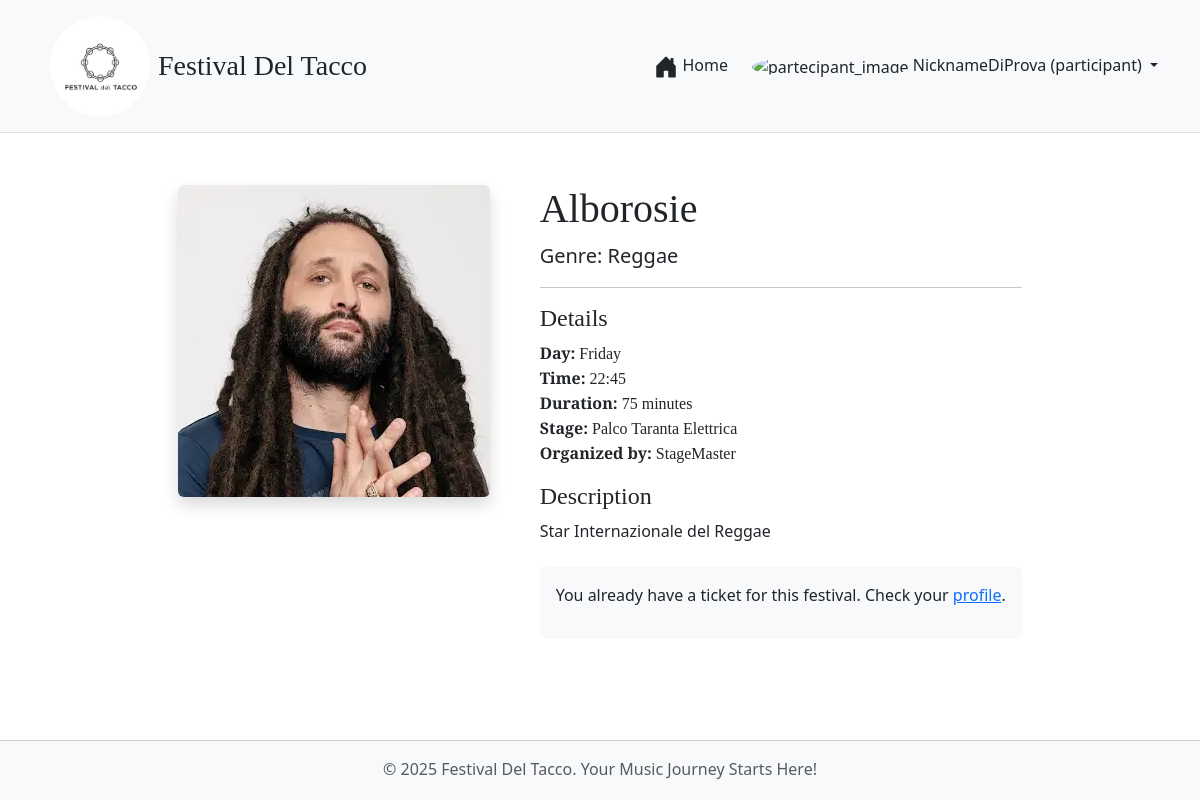
Page /performance/63 (signed in) on the committed database.
### tables this page shows
CREATE TABLE UTENTI (
            id INTEGER PRIMARY KEY AUTOINCREMENT,
            email TEXT UNIQUE NOT NULL,
            nickname TEXT NOT NULL,
            password_hash TEXT NOT NULL,
            role TEXT NOT NULL CHECK(role IN ('participant', 'organizer'))
        );

CREATE TABLE PERFORMANCE (
            id INTEGER PRIMARY KEY AUTOINCREMENT,
            artist_name TEXT NOT NULL UNIQUE,
            day TEXT NOT NULL,
            start_time TEXT NOT NULL, -- HH:MM format
            duration_minutes INTEGER NOT NULL,
            description TEXT,
            stage_name TEXT NOT NULL,
            genre TEXT,
            image_path TEXT,
            is_published INTEGER NOT NULL DEFAULT 0, -- 0 for False, 1 for True
            organizer_id INTEGER NOT NULL,
            FOREIGN KEY (organizer_id) REFERENCES UTENTI (id)
        );

### app.py (the view)
@app.route('/performance/<int:perf_id>')
def performance_detail(perf_id):
    performance = db.get_performance_by_id(perf_id)
    if not performance:
        abort(404)
    if not performance['is_published'] and ( not current_user.is_authenticated or current_user.role != 'organizer'):
         abort(404)
    can_buy_ticket = False
    if current_user.is_authenticated and current_user.role == 'participant':
        if not db.get_ticket_by_user_id(current_user.id):
            can_buy_ticket = True
    return render_template('performance_detail.html', performance=performance, can_buy_ticket=can_buy_ticket)

### app.py (called while the page is built)
@login_manager.user_loader
def load_user(user_id):
    user_data = db.get_user_by_id(int(user_id)) # search for the user in the database by ID
    if user_data:
        return User(id=user_data['id'], email=user_data['email'], nickname=user_data['nickname'], role=user_data['role'])
    return None

@app.context_processor
def inject_global_vars():
    user_has_ticket = False
    if current_user.is_authenticated and current_user.role == 'participant':
        if db.get_ticket_by_user_id(current_user.id):
            user_has_ticket = True
    return dict(
        FESTIVAL_DAYS=Config.FESTIVAL_DAYS,
        FESTIVAL_STAGES=Config.FESTIVAL_STAGES,
        TICKET_TYPES_CONFIG=Config.TICKET_TYPES,
        now=datetime.now().year,
        g_user_has_ticket=user_has_ticket
    )

### festival_dao.py (called while the page is built)
def get_db_connection():
    conn = sqlite3.connect(DATABASE_NAME)
    conn.row_factory = sqlite3.Row # Access columns by name
    return conn

def get_user_by_id(user_id):
    conn = get_db_connection()
    user = conn.execute("SELECT * FROM UTENTI WHERE id = ?", (user_id,)).fetchone()
    conn.close()
    return user

def get_performance_by_id(performance_id):
    conn = get_db_connection()
    performance = conn.execute("SELECT p.*, u.nickname as organizer_nickname FROM PERFORMANCE p JOIN UTENTI u ON p.organizer_id = u.id WHERE p.id = ?", (performance_id,)).fetchone()
    conn.close()
    return performance

def get_ticket_by_user_id(user_id):
    conn = get_db_connection()
    ticket = conn.execute("SELECT * FROM BIGLIETTI WHERE user_id = ?", (user_id,)).fetchone()
    conn.close()
    return ticket

### templates/performance_detail.html (shortened to what this page needs)
{% extends "base_festival.html" %}
{% block content %}
<div class="container mt-4">
    <div class="row">
        <div class="col-md-5">
            <img src="{{ url_for('static', filename=performance.image_path or 'images/misc/placeholder.png') }}"
                class="img-fluid rounded shadow" alt="{{ performance.artist_name }}">
        </div>
        <div class="col-md-7">
            <h1 style="font-family: 'Playfair Display', serif;">{{ performance.artist_name }}</h1>
            <p class="lead">Genre: {{ performance.genre }}</p>
            <hr>
            <h4 style="font-family: 'Playfair Display', serif;">Details</h4>
            <ul class="list-unstyled">
                <li style="font-family: 'Playfair Display', serif;"><strong>Day:</strong> {{ performance.day }}</li>
                <li style="font-family: 'Playfair Display', serif;"><strong>Time:</strong> {{ performance.start_time }}
                </li>
                <li style="font-family: 'Playfair Display', serif;"><strong>Duration:</strong> {{
                    performance.duration_minutes }} minutes</li>
                <li style="font-family: 'Playfair Display', serif;"><strong>Stage:</strong> {{ performance.stage_name }}
                </li>
                <li style="font-family: 'Playfair Display', serif;"><strong>Organized by:</strong> {{
                    performance.organizer_nickname }}</li>
            </ul>
            <h4 style="font-family: 'Playfair Display', serif;">Description</h4>
            <p>{{ performance.description | safe }}</p>
            {% if can_buy_ticket %}
            <div class="mt-4 p-3 bg-light rounded">
                <h4>Interested?</h4>
                <p>You can purchase tickets to attend this and other performances!</p>
                <a href="{{ url_for('buy_ticket') }}" class="btn mypurchasebtn btn-lg">Buy Tickets</a>
            </div>
            {% elif current_user.is_authenticated and current_user.role == 'participant' %}
            <div class="mt-4 p-3 bg-light rounded">
                <p>You already have a ticket for this festival. Check your <a href="{{url_for('profile')}}">profile</a>.
                </p>
            </div>
            {% elif current_user.is_authenticated and current_user.role == 'organizer' %}
            <div class="mt-4 p-3 bg-light rounded">
                <p>Organizers can browse performances but cannot purchase tickets.</p>
            </div>
            {% endif %}
        </div>
    </div>
</div>
{% endblock %}

### templates/base_festival.html (shortened to what this page needs)
<!DOCTYPE html>
<html lang="it-en">
<head>
    <link href="https://cdn.jsdelivr.net/npm/bootstrap@5.3.2/dist/css/bootstrap.min.css" rel="stylesheet"
>
    <link rel="stylesheet" href="{{ url_for('static', filename='css/style_festival.css') }}">
    <link rel="stylesheet" href="https://unpkg.com/leaflet@1.9.4/dist/leaflet.css"
 />
</head>
<body>
    <nav>
        <header class="p-3 mb-3 border-bottom bg-light sticky-top">
            <div class="container">
                <div class="d-flex flex-wrap align-items-center justify-content-center justify-content-lg-start">
                    <a href="{{ url_for('home') }}"
                        class="d-flex align-items-center text-dark text-decoration-none me-lg-auto ms-2">
                        <img src="{{ url_for('static', filename='images/logo/LogoFestivalDelTacco.jpeg') }}"
                            alt="Festival del Tacco" class="img-fluid rounded-circle"
                            style="height: 100px; width: 100px; object-fit: cover;" loading="lazy">
                        <span class="fs-3 ms-2" style="font-family: 'Playfair Display', serif;">Festival Del
                            Tacco</span>
                    </a>
                    <ul class="nav col-12 col-lg-auto mb-2 justify-content-center mb-md-0">
                        <li><a href="{{ url_for('home') }}"
                                class="nav-link px-2 {% if request.endpoint == 'home' %}link-secondary{% else %}link-dark{% endif %}">
                                Home
                            </a>
                        </li>
                    </ul>
                    <div class="ms-lg-3">
                        {% if current_user.is_authenticated %}
                        <div class="dropdown text-end">
                            <a href="#" class="d-block link-dark text-decoration-none dropdown-toggle"
                                id="dropdownUser1" data-bs-toggle="dropdown" aria-expanded="false">
                                {% if current_user.role == 'participant' %}
                                <img src="{{ url_for('static', filename='images/logo/partecipant.png') }}"
                                    alt="partecipant_image" width="50" height="50" class="rounded-circle">
                                {% endif %}
                                {{ current_user.nickname }} ({{ current_user.role }})
                            </a>
                        </div>
                        {% else %}
                        <a href="{{ url_for('login') }}" class="btn btn-outline myloginbutton me-2">Login</a>
                        <a href="{{ url_for('register') }}" class="btn  mybuttoncolors">Sign-up</a>
                        {% endif %}
                    </div>
                </div>
            </div>
        </header>
    </nav>
    <main class="container col-lg-9 col-md-12 pt-5 pt-md-3 pt-lg-2 pt-xl-2 pt-xxl-2 order-1 mt-lg-1 ">
        {% block content %}
        {% endblock %}
    </main>
    <footer class="footer py-3 bg-light order-2">
        <div class="container text-center">
            <span class="text-muted">© {{ now }} Festival Del Tacco. Your Music Journey Starts Here!</span>
        </div>
    </footer>
</body>
</html>

### static/css/style_festival.css (style rules this page uses)
html, body { height: 100%; margin: 0; padding: 0; display: flex; flex-direction: column; }
body { min-height: 100vh; }
main, main.container { flex: 1; padding: 1rem; padding-bottom: 100px; }
footer.footer { flex-shrink: 0; height: 60px; background-color: #e8ddd5; padding: 1rem 0; text-align: center; border-top: 1px solid #ccc; }
header.sticky-top { z-index: 1030; }
@media (min-width: 769px) { main { padding-top: 100px; } }

### rows in the picture
UTENTI: nickname "NicknameDiProva", role "participant"
PERFORMANCE: image_path+artist_name (picture), artist_name "Alborosie", genre "Reggae", day "Friday", start_time "22:45", duration_minutes "75", stage_name "Palco Taranta Elettrica", description "Star Internazionale del Reggae"
UTENTI: organizer_nickname "StageMaster"
